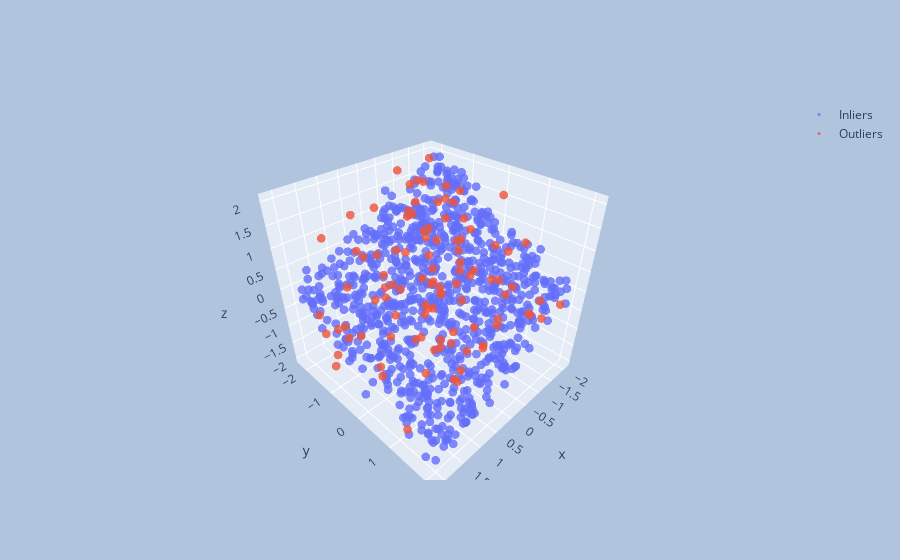

Here is the notebook cell this chart was saved with:
### Code cell
ds, gt = create_plane(num_points=1000, of=0.1)
plot3d(ds, gt)
